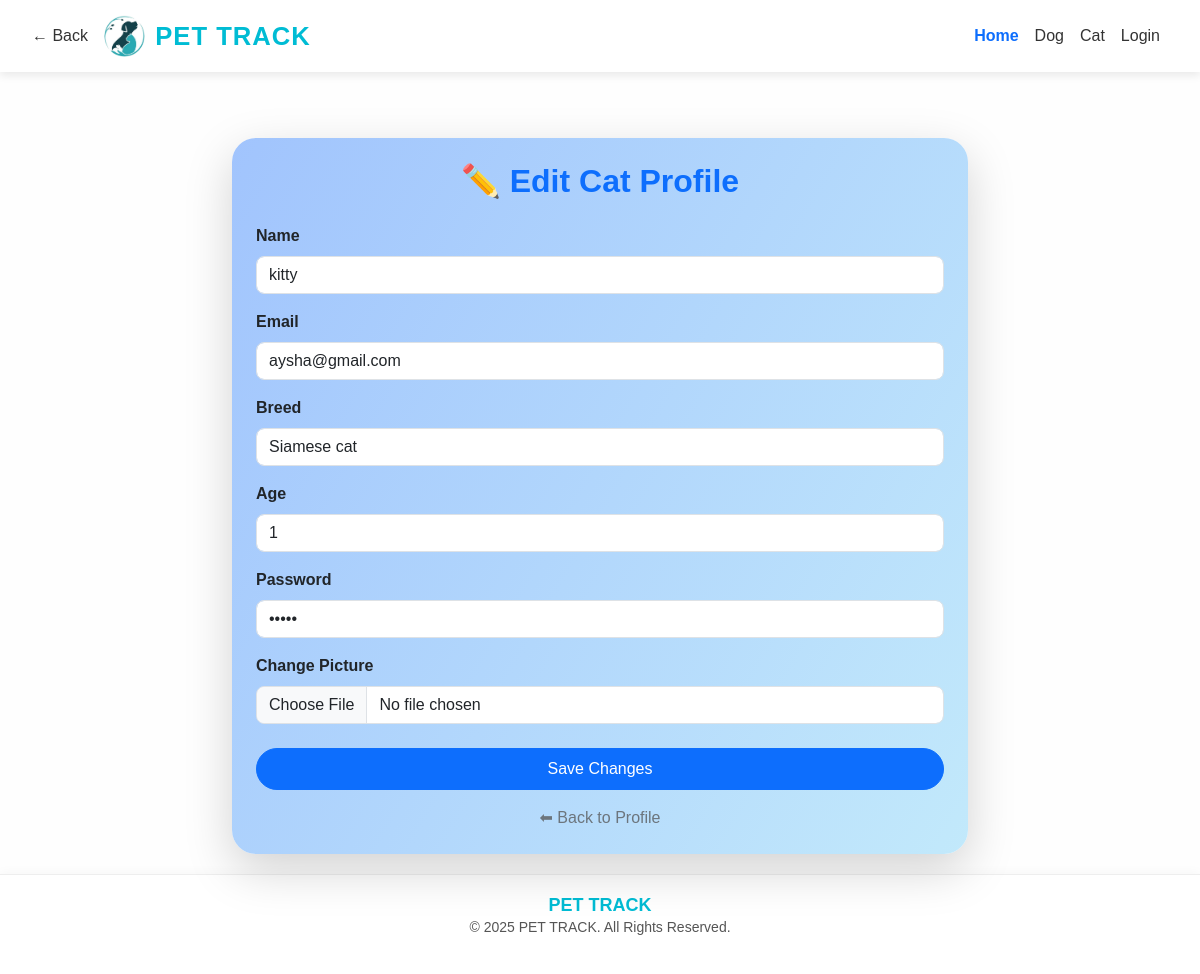
The page /cat_profile_edit/1/ on the database its author committed.
### app1/models.py (models this page shows, shortened)
class Cat(models.Model):
    user = models.ForeignKey(User, on_delete=models.CASCADE, null=True)
    email = models.EmailField(unique=True)
    name = models.CharField(max_length=100)
    breed = models.CharField(max_length=100)
    age = models.PositiveIntegerField()
    picture = models.ImageField(upload_to='cats_pictures/')
    password = models.CharField(max_length=255)

### app1/views.py (the view, shortened to what this page needs)
# urls.py: path('cat_profile_edit/<int:id>/', views.cat_profile_edit, name='cat_profile_edit'),
def cat_profile_edit(request, id):
    cat = get_object_or_404(Cat, id=id)
    return render(request, 'cat_profile_edit.html', {'result': cat})

### templates/cat_profile_edit.html (shortened to what this page needs)
{% extends 'base.html' %}
{% load static %}
{% block content %}
<div class="container mt-5">
    <div class="row justify-content-center">
        <div class="col-md-10 col-lg-8">
            <div class="card shadow-lg border-0 p-4" style="border-radius: 1.5rem; background: linear-gradient(120deg, #a1c4fd, #c2e9fb);">
                <h2 class="text-center mb-4 text-primary fw-bold">✏️ Edit Cat Profile</h2>
                <form method="POST" enctype="multipart/form-data">
                    <div class="mb-3">
                        <label for="id_name" class="form-label fw-semibold">Name</label>
                        <input type="text" class="form-control rounded-3" id="id_name" name="name" value="{{ result.name }}" required>
                    </div>
                    <div class="mb-3">
                        <label for="id_email" class="form-label fw-semibold">Email</label>
                        <input type="email" class="form-control rounded-3" id="id_email" name="email" value="{{ result.email }}" required>
                    </div>
                    <div class="mb-3">
                        <label for="id_breed" class="form-label fw-semibold">Breed</label>
                        <input type="text" class="form-control rounded-3" id="id_breed" name="breed" value="{{ result.breed }}" required>
                    </div>
                    <div class="mb-3">
                        <label for="id_age" class="form-label fw-semibold">Age</label>
                        <input type="number" class="form-control rounded-3" id="id_age" name="age" value="{{ result.age }}" required>
                    </div>
                    <div class="mb-3">
                        <label for="id_password" class="form-label fw-semibold">Password</label>
                        <input type="password" class="form-control rounded-3" id="id_password" name="password" value="{{ result.password }}" required>
                    </div>
                    <div class="mb-3">
                        <label for="id_picture" class="form-label fw-semibold">Change Picture</label>
                        <input type="file" class="form-control rounded-3" id="id_picture" name="picture">
                    </div>
                    <div class="d-grid mt-4">
                        <button type="submit" class="btn btn-primary rounded-pill py-2">Save Changes</button>
                    </div>
                </form>
                <div class="text-center mt-3">
                    <a href="{% url 'cat_profile' %}" class="text-decoration-none text-secondary">⬅ Back to Profile</a>
                </div>
            </div>
        </div>
    </div>
</div>
{% endblock %}

### templates/base.html (style rules this page uses)
* { box-sizing: border-box; }
body { font-family: 'Poppins', sans-serif; margin: 0; padding-top: 70px; background-color: #fefefe; color: #333; }

### rows shown on the page
Cat: name "kitty", email "aysha@gmail.com", breed "Siamese cat", age "1"
